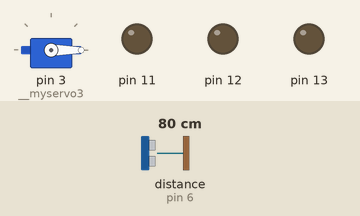
Simulated run of this sketch. Board: Arduino Uno, built with avr-gcc and run on an emulated ATmega328P. Parts: servo, output pins drawn as LEDs (lit = HIGH). Inputs (shaded band) come from the test bench; at power-on: distance to the obstacle (sensor on pin 6) 80 cm.

Above: at 2.2 s.
2.3 s: distance to the obstacle (sensor on pin 6) set to 22 cm
3.8 s: distance to the obstacle (sensor on pin 6) set to 19 cm
At 4.8 s:
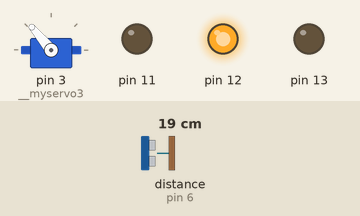
5.3 s: distance to the obstacle (sensor on pin 6) set to 35 cm
At 7.1 s:
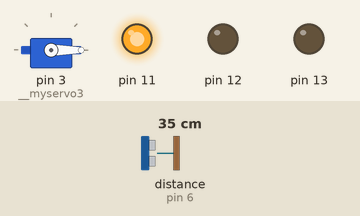
8.3 s: distance to the obstacle (sensor on pin 6) set to 2 cm
At 9.4 s:
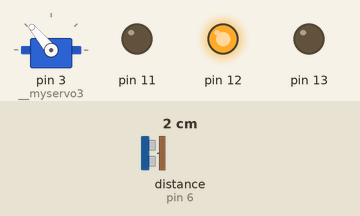
Timing chart, 0 to 10.8 s (numbered marks = the images above; inputs shaded):
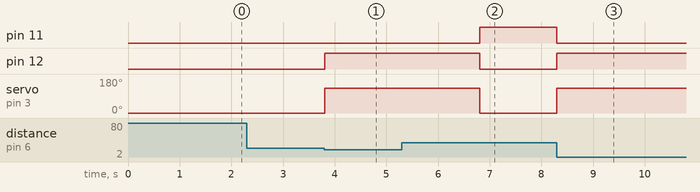

The sketch:

TrashCan.ino
```cpp
/*
 * Generated using BlocklyDuino:
 *
 * https://github.com/MediaTek-Labs/BlocklyDuino-for-LinkIt
 *
 * Date: Mon, 07 Nov 2022 03:53:16 GMT
 */
/*  部份程式由吉哥積木產生  */
/*  https://sites.google.com/jes.mlc.edu.tw/ljj/linkit7697  */
#include <IRremote.h>
#include <Servo.h>
#include <Ultrasonic.h>

IRrecv irrecv(4);
decode_results results;
Servo __myservo3;
Ultrasonic ultrasonic_5_6(5, 6);

void setup()
{
  Serial.begin(9600);

  irrecv.enableIRIn();
  __myservo3.attach(3);
  __myservo3.write(0);
  delay(1000);
  pinMode(11, OUTPUT);
  pinMode(12, OUTPUT);
  pinMode(13, OUTPUT);
}


void loop()
{
  if (ultrasonic_5_6.convert(ultrasonic_5_6.timing(), Ultrasonic::CM) <= 20) {
    digitalWrite(11, LOW);
    digitalWrite(12, HIGH);
    digitalWrite(13, LOW);
    __myservo3.write(130);
    delay(3000);
    digitalWrite(11, HIGH);
    digitalWrite(12, LOW);
    digitalWrite(13, LOW);
    __myservo3.write(0);
    delay(1000);
  }
  if (irrecv.decode(&results)) {
      if (String(results.value, HEX) == "ff6897") {
      digitalWrite(11, LOW);
      digitalWrite(12, HIGH);
      digitalWrite(13, LOW);
      __myservo3.write(130);
      delay(3000);
      digitalWrite(11, HIGH);
      digitalWrite(12, LOW);
      digitalWrite(13, LOW);
      __myservo3.write(0);
      delay(1000);
    }

    irrecv.resume();
  }
}
```

Measured:
- the behaviour switches between 21 and 20 cm on distance to the obstacle (sensor on pin 6) (found by bisection; images 0 and 1)
- after the input at 2.3 s, every drawn part: stays the same
- after the input at 3.8 s, pin 12: LOW → HIGH at once; servo on pin 3 (__myservo3): 0° → 130° at once
- after the input at 5.3 s, pin 11: goes on until 6.8 s, then stays HIGH; pin 12: goes on until 6.8 s, then stays LOW; servo on pin 3 (__myservo3): goes on until 6.8 s, then stays 0°
- after the input at 8.3 s, pin 11: HIGH → LOW at once; pin 12: LOW → HIGH at once; servo on pin 3 (__myservo3): 0° → 130° at once
